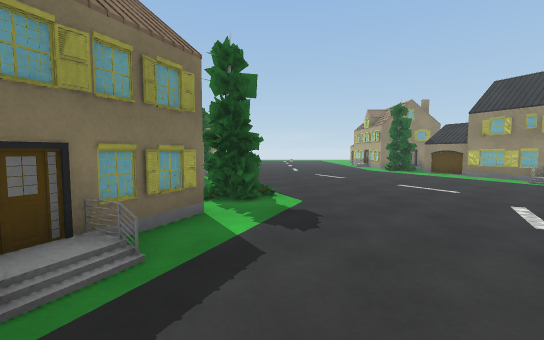
View 1 (above)

16 first-person views from a walk through a 3-D level made in the Unity game engine. The camera is 1.2 m above the floor, tilts 4° down and sees 90° across. The floor is counted in squares, 1 m on a side. Each view is taken from the middle of a square. On the plan, view 1 faces up. The plan holds only what a view shows up to about 13 squares ahead; the rest is blank. The place goes on beyond the plan. Some surface patterns are stand-ins.

View 2
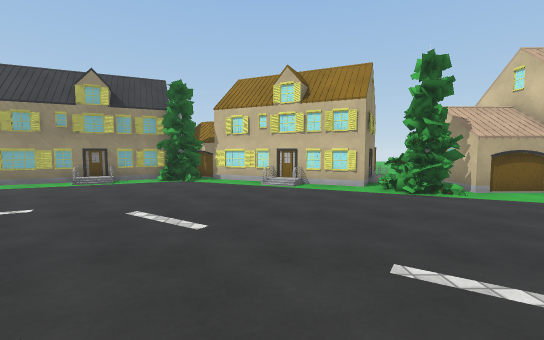

View 3
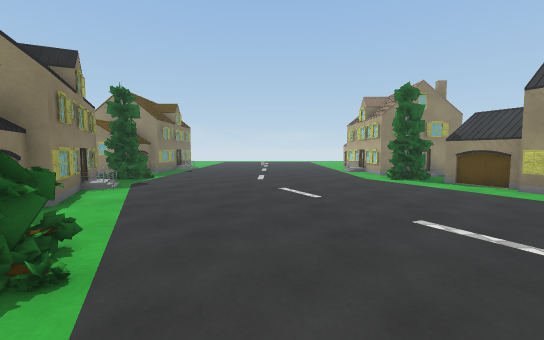

View 4
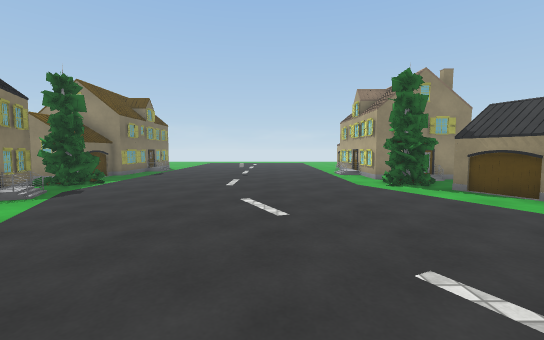

View 5
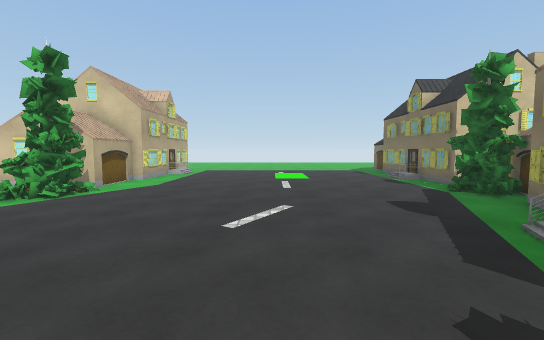

View 6
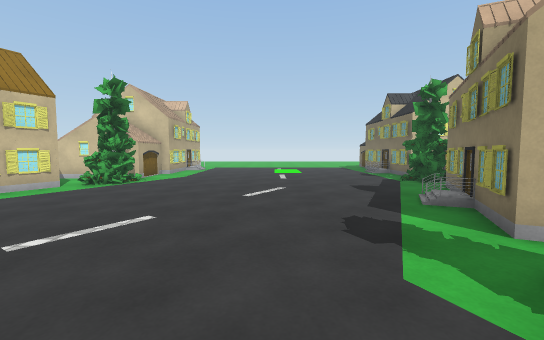

View 7
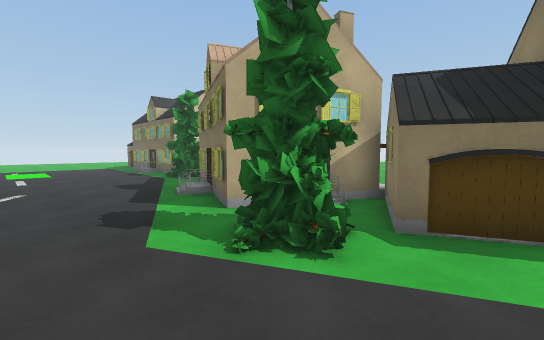

View 8
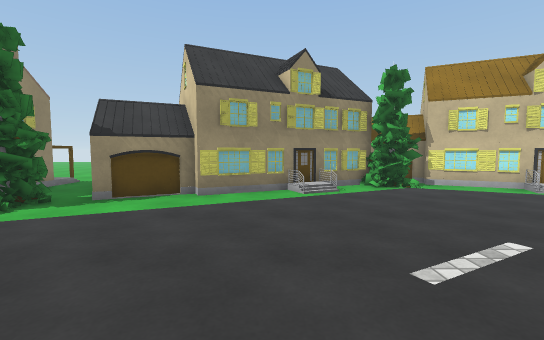

View 9
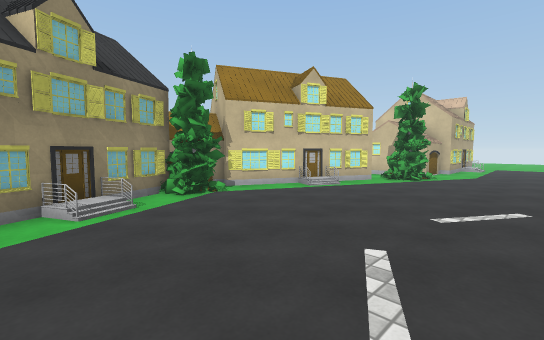

View 10
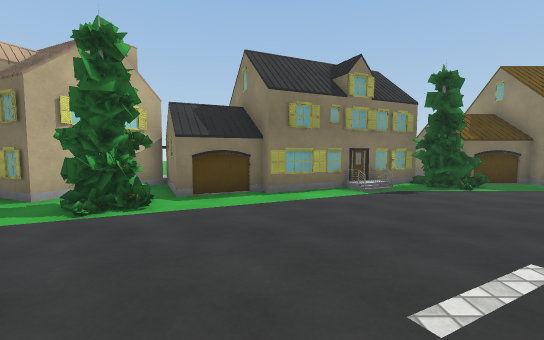

View 11
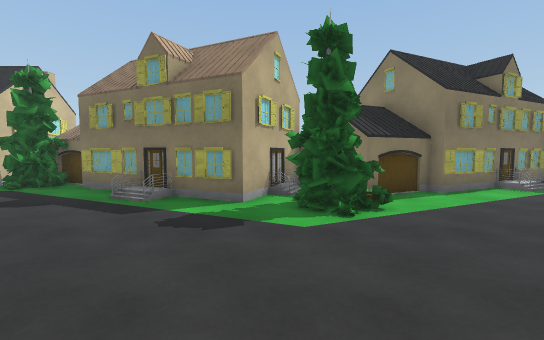

View 12
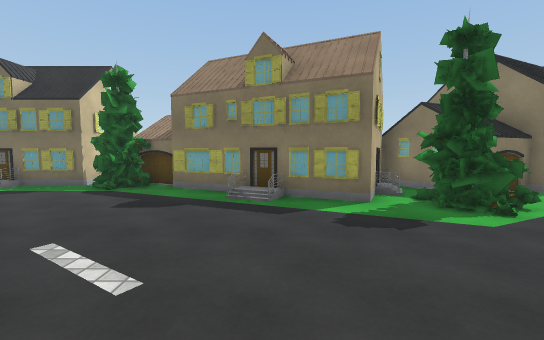

View 13
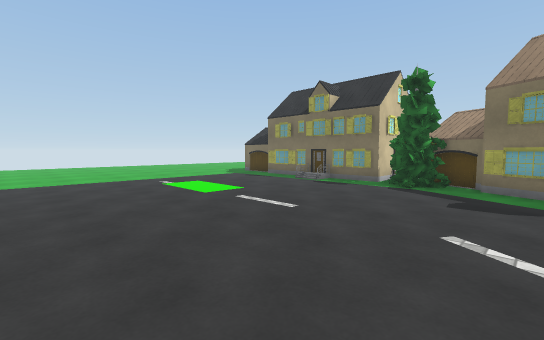

View 14
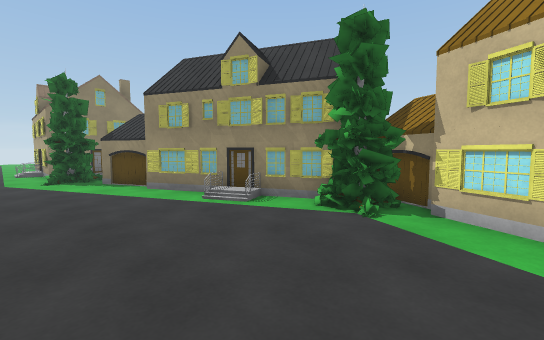

View 15
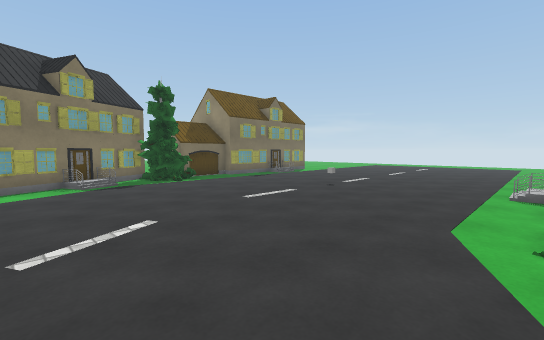

View 16
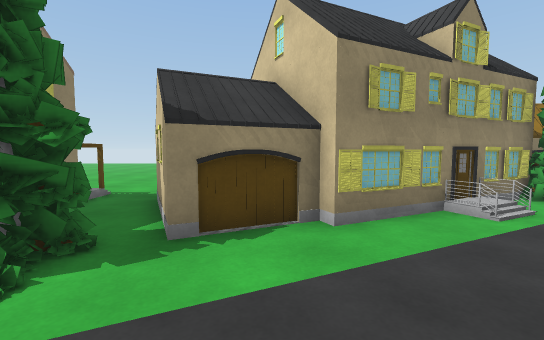

### Floor plan
Key: @ floor where view 1 was taken; . main floor; : floor 0.25 m higher than the main floor; / step, stairs or slope; H house; T tree.
Columns run from 8 left of view 1 to 15 right of it. Each row starts with its distance up from view 1.
 19    H...........HHHHHH...
 18 HHHHT...........T H.....
 17    TT..........TTT..H.
 16  HHTT...........THHH
 15  HHHH............H
 14    HH............HHHH
 13   HHH............HHHH
 12   HHHH............HHH
 11    HHH............HHHH
 10   HHHH............HHHH
  9   H  HH............HHH
  8    HHHTTT..........THHH
  7   HHH.TTT..........TTHHH
  6    HHHH............TTH.H
  5     HHHH............HHH
  4     HHH............HHHHH
  3     HHH.........../HHH
  2    HHH/...........HHH
  1   HHHH............HHH
  0    HH...@........HHH
 -1  H HT...........TTHHH
 -2  HHTT..........TTT.
 -3    TT...........HHHH
 -4 HHHHH...........H
 -5   HHH...........HHHH
 -6   HH:...........HH

Positions as (right, up) in squares from view 1, and headings:
1: (0, 0), facing up
2: (0, 3), facing right
3: (2, 5), facing up
4: (3, 7), facing up
5: (2, 6), facing down
6: (2, 9), facing down
7: (2, 10), facing down-left
8: (2, 11), facing right
9: (4, 11), facing down-right
10: (5, 11), facing left
11: (5, 6), facing left
12: (5, 3), facing left
13: (6, 1), facing down-left
14: (6, 4), facing up-right
15: (7, 12), facing up-left
16: (5, 14), facing right
